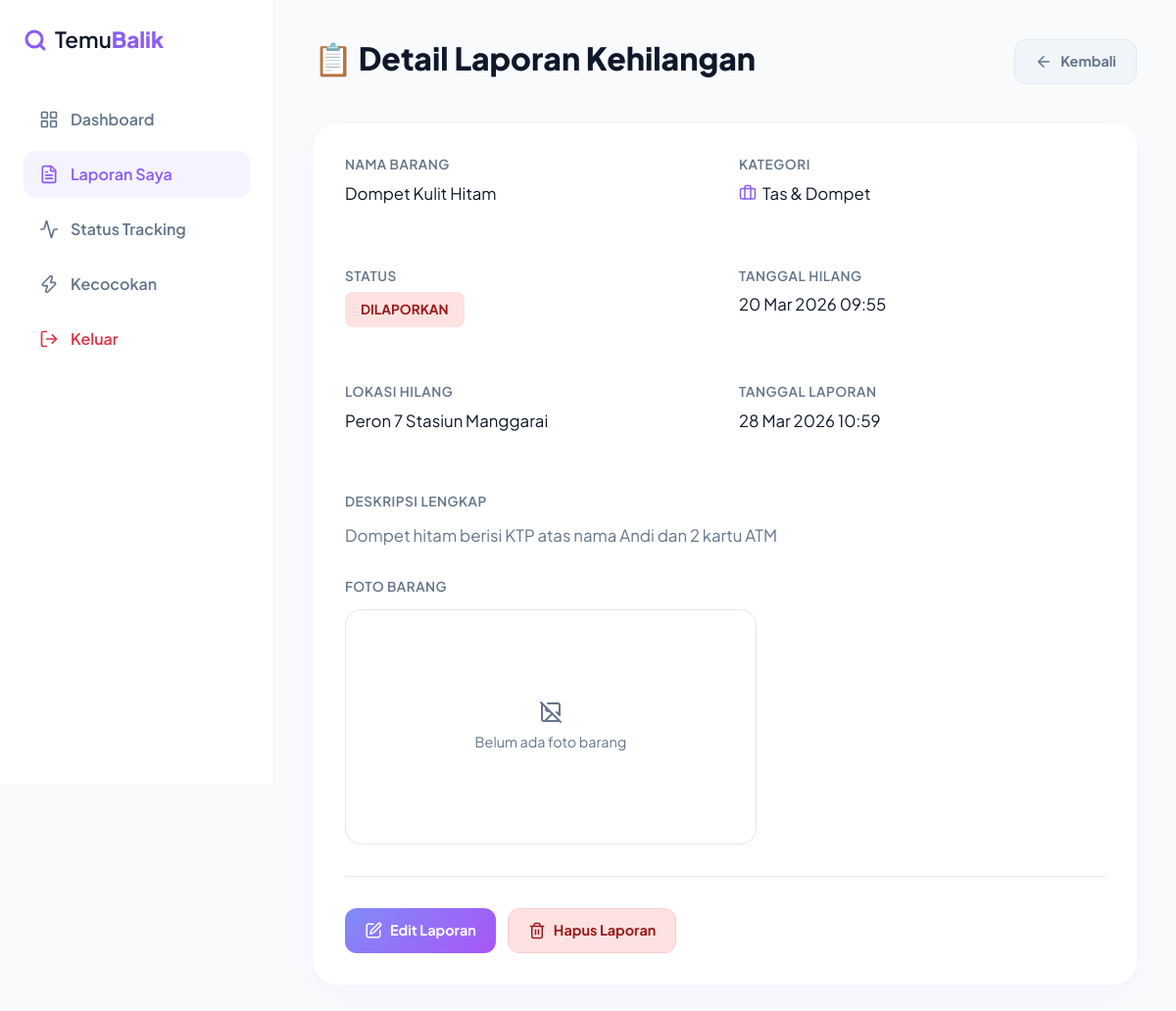
/laporan_kehilangan/detail.php?id=1 (signed in), run on the app's committed database.
### tables this page shows
CREATE TABLE IF NOT EXISTS laporan_kehilangan (
    id INT AUTO_INCREMENT PRIMARY KEY,
    nama_barang VARCHAR(100) NOT NULL,
    kategori VARCHAR(50) NOT NULL,
    deskripsi TEXT,
    tanggal_hilang DATETIME NOT NULL,
    lokasi_hilang VARCHAR(255) NOT NULL,
    foto VARCHAR(255),
    status ENUM('dilaporkan', 'ditemukan', 'diserahkan', 'ditutup') DEFAULT 'dilaporkan',
    created_by INT NOT NULL,
    created_at TIMESTAMP DEFAULT CURRENT_TIMESTAMP,
    updated_at TIMESTAMP DEFAULT CURRENT_TIMESTAMP ON UPDATE CURRENT_TIMESTAMP,
    FOREIGN KEY (created_by) REFERENCES users(id) ON DELETE CASCADE,
    INDEX idx_status (status),
    INDEX idx_kategori (kategori),
    INDEX idx_created_by (created_by)
);

### config/auth.php (called while the page is built, shortened)
<?php
function isLoggedIn() {
    return isset($_SESSION['user_id']) && isset($_SESSION['user_role']);
}
function getCurrentUser() {
    return [
        'id' => $_SESSION['user_id'],
        'email' => $_SESSION['user_email'],
        'name' => $_SESSION['user_name'],
        'role' => $_SESSION['user_role']
    ];
}
function formatDateID($date, $format = 'd M Y H:i') {
    $months = [
        '01' => 'Jan', '02' => 'Feb', '03' => 'Mar', '04' => 'Apr',
        '05' => 'Mei', '06' => 'Jun', '07' => 'Jul', '08' => 'Agu',
        '09' => 'Sep', '10' => 'Okt', '11' => 'Nov', '12' => 'Des'
    ];
    $timestamp = strtotime($date);
    $dayName = ['Min', 'Sen', 'Sel', 'Rab', 'Kam', 'Jum', 'Sab'];
    $formattedDate = date('d', $timestamp);
    $month = $months[date('m', $timestamp)];
    $year = date('Y', $timestamp);
    $time = date('H:i', $timestamp);
    if ($format === 'd M Y H:i') {
        return "$formattedDate $month $year $time";
    } elseif ($format === 'd M Y') {
        return "$formattedDate $month $year";
    }
    return date($format, $timestamp);
}
function getCategoryIcon($category) {
    $normalized = strtolower(trim((string) $category));
    if (strpos($normalized, 'tas') !== false || strpos($normalized, 'dompet') !== false) return 'briefcase';
    return 'package';
}
?>

### config/database.php (called while the page is built, shortened)
<?php
function safePrepare(mysqli $conn, string $sql): mysqli_stmt {
    $stmt = $conn->prepare($sql);
    return $stmt;
}
?>

### laporan_kehilangan/detail.php (the view, shortened to what this page needs)
<?php
require_once '../config/database.php';
require_once '../config/auth.php';
$user = getCurrentUser();
$id = intval($_GET['id'] ?? 0);
$stmt = safePrepare($conn, 'SELECT * FROM laporan_kehilangan WHERE id = ?');
$stmt->bind_param('i', $id);
$stmt->execute();
$result = $stmt->get_result();
$laporan = $result->fetch_assoc();
$icon = getCategoryIcon($laporan['kategori'] ?? '');
?>
<!DOCTYPE html>
<html lang="id">
<head>
    <link href="https://cdn.jsdelivr.net/npm/bootstrap@5.3.2/dist/css/bootstrap.min.css" rel="stylesheet">
</head>
<body>
    <aside class="sidebar" id="sidebar">
        <a class="brand-logo" href="../dashboard/index.php">
            <i data-lucide="search" class="me-2" style="color: var(--primary-purple); stroke-width: 3;"></i>
            <span class="temu">Temu</span><span class="balik">Balik</span>
        </a>
        <ul class="nav-menu">
            <li class="nav-item">
                <a href="../dashboard/index.php" class="nav-link">
                    <i data-lucide="layout-grid" width="20"></i> Dashboard
                </a>
            </li>
            <?php if($user['role'] === 'petugas'): ?>
                <li class="nav-item">
                    <a href="../barang_temuan/index.php" class="nav-link">
                        <i data-lucide="package" width="20"></i> Barang Temuan
                    </a>
                </li>
                <li class="nav-item">
                    <a href="../laporan_kehilangan/index.php" class="nav-link active">
                        <i data-lucide="file-text" width="20"></i> Laporan Masuk
                    </a>
                </li>
                <li class="nav-item">
                    <a href="../matching/index.php" class="nav-link">
                        <i data-lucide="zap" width="20"></i> Pencocokan
                    </a>
                </li>
                <li class="nav-item">
                    <a href="../verifikasi/index.php" class="nav-link">
                        <i data-lucide="check-square" width="20"></i> Verifikasi
                    </a>
                </li>
            <?php else: ?>
                <li class="nav-item">
                    <a href="../laporan_kehilangan/index.php" class="nav-link active">
                        <i data-lucide="file-text" width="20"></i> Laporan Saya
                    </a>
                </li>
                <li class="nav-item">
                    <a href="../laporan_kehilangan/status.php" class="nav-link">
                        <i data-lucide="activity" width="20"></i> Status Tracking
                    </a>
                </li>
                <li class="nav-item">
                    <a href="../matching/index.php" class="nav-link">
                        <i data-lucide="zap" width="20"></i> Kecocokan
                    </a>
                </li>
            <?php endif; ?>
            <li class="nav-item">
                <a href="../auth/logout.php" class="nav-link text-danger">
                    <i data-lucide="log-out" width="20"></i> Keluar
                </a>
            </li>
        </ul>
    </aside>
    <main class="main-content">
        <div class="page-header">
            <h1 class="page-title">📋 Detail Laporan Kehilangan</h1>
            <a href="index.php" class="btn-action btn-action-secondary">
                <i data-lucide="arrow-left" width="18"></i> Kembali
            </a>
        </div>
        <div class="content-card">
            <div class="detail-grid">
                <div class="detail-section">
                    <div class="detail-label">Nama Barang</div>
                    <div class="detail-value"><?= htmlspecialchars($laporan['nama_barang']) ?></div>
                </div>
                <div class="detail-section">
                    <div class="detail-label">Kategori</div>
                    <div class="detail-value">
                        <span style="display: inline-flex; align-items: center; gap: 6px;">
                            <i data-lucide="<?= $icon ?>" width="18" style="color: var(--primary-purple);"></i>
                            <?= htmlspecialchars($laporan['kategori']) ?>
                        </span>
                    </div>
                </div>
                <div class="detail-section">
                    <div class="detail-label">Status</div>
                    <div class="detail-value">
                        <span class="status-badge status-<?= str_replace(' ', '', $laporan['status']) ?>">
                            <?= ucfirst($laporan['status']) ?>
                        </span>
                    </div>
                </div>
                <div class="detail-section">
                    <div class="detail-label">Tanggal Hilang</div>
                    <div class="detail-value"><?= formatDateID($laporan['tanggal_hilang']) ?></div>
                </div>
                <div class="detail-section">
                    <div class="detail-label">Lokasi Hilang</div>
                    <div class="detail-value"><?= htmlspecialchars($laporan['lokasi_hilang']) ?></div>
                </div>
                <div class="detail-section">
                    <div class="detail-label">Tanggal Laporan</div>
                    <div class="detail-value"><?= formatDateID($laporan['created_at']) ?></div>
                </div>
            </div>
            <div class="detail-section" style="margin-top: 32px;">
                <div class="detail-label" style="margin-bottom: 12px;">Deskripsi Lengkap</div>
                <div class="detail-value" style="line-height: 1.6; color: var(--text-slate);">
                    <?= nl2br(htmlspecialchars($laporan['deskripsi'])) ?>
                </div>
            </div>
            <div class="photo-container">
                <div class="detail-label" style="margin-bottom: 12px;">Foto Barang</div>
                <div class="photo-frame">
                    <?php if (!empty($laporan['foto'])): ?>
                        <img src="../uploads/<?= htmlspecialchars($laporan['foto']) ?>" alt="Foto Barang">
                    <?php else: ?>
                        <div class="photo-frame-empty">
                            <i data-lucide="image-off" width="24"></i>
                            <div style="margin-top: 8px;">Belum ada foto barang</div>
                        </div>
                    <?php endif; ?>
                </div>
            </div>
            <?php if ($user['role'] === 'pelapor' && $laporan['status'] === 'dilaporkan'): ?>
                <div class="action-buttons" style="margin-top: 32px; padding-top: 32px; border-top: 1px solid #e2e8f0;">
                    <a href="edit.php?id=<?= $id ?>" class="btn-action btn-action-primary">
                        <i data-lucide="edit" width="18"></i> Edit Laporan
                    </a>
                    <a href="delete.php?id=<?= $id ?>" class="btn-action btn-action-danger" onclick="return confirm('Yakin ingin menghapus laporan ini?')">
                        <i data-lucide="trash-2" width="18"></i> Hapus Laporan
                    </a>
                </div>
            <?php endif; ?>
        </div>
    </main>
</body>
</html>

### laporan_kehilangan/detail.php (style rules this page uses)
:root { --primary-purple: #8b5cf6; --deep-purple: #6d28d9; --soft-purple: #f5f3ff; --bg-light: #f8fafc; --sidebar-width: 280px; --text-main: #0f172a; --text-slate: #64748b; --card-shadow: 0 10px 25px -5px rgba(139, 92, 246, 0.05); --primary-gradient: linear-gradient(135deg, #818cf8 0%, #a855f7 100%); }
body { font-family: 'Plus Jakarta Sans', sans-serif; background-color: var(--bg-light); color: var(--text-main); }
.sidebar { width: var(--sidebar-width); height: 100vh; position: fixed; left: 0; top: 0; background: white; border-right: 1px solid rgba(0,0,0,0.05); padding: 24px; z-index: 1000; }
.brand-logo { font-size: 1.4rem; text-decoration: none; display: flex; align-items: center; margin-bottom: 40px; color: var(--text-main); }
.brand-logo .temu { font-weight: 600; }
.brand-logo .balik { font-weight: 800; color: var(--primary-purple); }
.nav-menu { list-style: none; padding: 0; }
.nav-item { margin-bottom: 8px; }
.nav-link { display: flex; align-items: center; padding: 12px 16px; color: var(--text-slate); text-decoration: none; border-radius: 12px; font-weight: 600; transition: all 0.2s ease; gap: 12px; }
.nav-link:hover, .nav-link.active { background: var(--soft-purple); color: var(--primary-purple); }
.main-content { margin-left: var(--sidebar-width); padding: 40px; min-height: 100vh; }
.page-header { display: flex; justify-content: space-between; align-items: center; margin-bottom: 40px; }
.page-title { font-size: 2rem; font-weight: 800; }
.content-card { background: white; border-radius: 24px; padding: 32px; box-shadow: var(--card-shadow); margin-bottom: 24px; }
.detail-section { margin-bottom: 28px; }
.detail-label { font-weight: 600; color: var(--text-slate); font-size: 0.85rem; text-transform: uppercase; letter-spacing: 0.5px; margin-bottom: 6px; }
.detail-value { font-size: 1.05rem; color: var(--text-main); }
.detail-grid { display: grid; grid-template-columns: repeat(auto-fit, minmax(250px, 1fr)); gap: 28px; }
.status-badge { display: inline-block; padding: 8px 16px; border-radius: 8px; font-weight: 700; font-size: 0.85rem; text-transform: uppercase; }
.status-dilaporkan { background: #fee2e2; color: #991b1b; }
.btn-action { display: inline-flex; align-items: center; gap: 8px; padding: 10px 20px; border-radius: 12px; font-weight: 700; font-size: 0.9rem; text-decoration: none; transition: all 0.2s ease; border: none; cursor: pointer; }
.btn-action-primary { background: var(--primary-gradient); color: white; }
.btn-action-secondary { background: #f1f5f9; color: var(--text-slate); border: 1px solid #e2e8f0; }
.btn-action-danger { background: #fee2e2; color: #991b1b; border: 1px solid #fecaca; }
.photo-container { margin: 24px 0; }
.photo-frame { width: 100%; max-width: 420px; min-height: 240px; border: 1px solid #e2e8f0; border-radius: 16px; background: #ffffff; display: flex; align-items: center; justify-content: center; overflow: hidden; }
.photo-frame-empty { color: var(--text-slate); text-align: center; font-size: 0.9rem; }
.action-buttons { display: flex; gap: 12px; flex-wrap: wrap; }

### data on the page
laporan_kehilangan: nama_barang "Dompet Kulit Hitam", kategori "Tas & Dompet", status "DILAPORKAN", tanggal_hilang "20 Mar 2026 09:55", lokasi_hilang "Peron 7 Stasiun Manggarai", created_at "28 Mar 2026 10:59", deskripsi "Dompet hitam berisi KTP atas nama Andi dan 2 kartu ATM"
